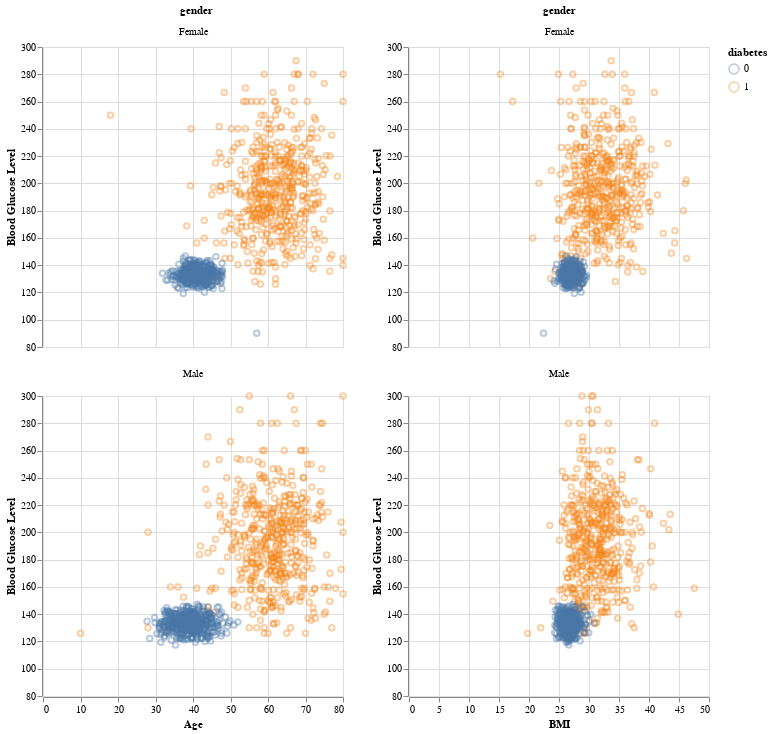

The code cell stored with this chart in its notebook:
### Code cell
age_bgl_facet | bmi_bgl_facet

### Figure 1 — Vega-Lite specification as saved in the notebook (floating-point values rounded to 4 significant figures; data arrays with more than 128 entries replaced by an {"elided": "..."} marker saying what was removed)
{"config": {"view": {"continuousWidth": 300, "continuousHeight": 300}}, "hconcat": [{"facet": {"field": "gender", "type": "nominal"}, "spec": {"mark": {"type": "point", "opacity": 0.4}, "encoding": {"color": {"field": "diabetes", "type": "nominal"}, "x": {"field": "age", "title": "Age", "type": "quantitative"}, "y": {"field": "blood_glucose_level", "scale": {"zero": false}, "title": "Blood Glucose Level", "type": "quantitative"}}, "title": "Distribution of Age and Blood Glucose Levels FEMALES"}, "columns": 1}, {"facet": {"field": "gender", "type": "nominal"}, "spec": {"mark": {"type": "point", "opacity": 0.4}, "encoding": {"color": {"field": "diabetes", "type": "nominal"}, "x": {"field": "bmi", "title": "BMI", "type": "quantitative"}, "y": {"field": "blood_glucose_level", "scale": {"zero": false}, "title": "Blood Glucose Level", "type": "quantitative"}}, "title": "Distribution of Age and Blood Glucose Levels FEMALES"}, "columns": 1}], "data": {"name": "data-8a118ec4a922d8d617293475b8fd5ab5"}, "$schema": "https://vega.github.io/schema/vega-lite/v5.15.1.json", "datasets": {"data-8a118ec4a922d8d617293475b8fd5ab5": {"elided": "1983 records"}}}
